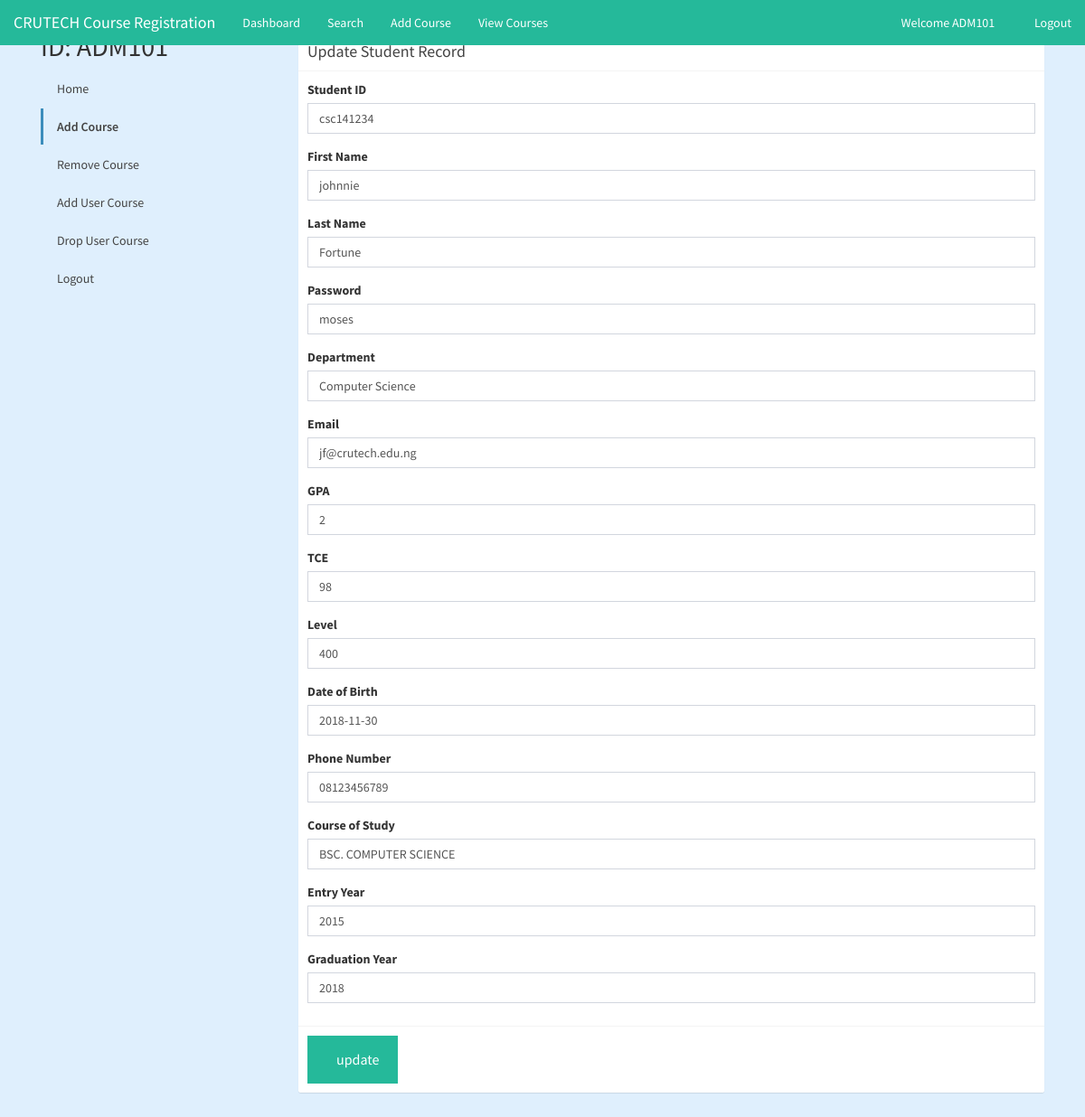
Screenshot of /admin/UpdateStudentDetails.php?sid=csc141234 (signed in) with the database file from the repository.
### tables this page shows
CREATE TABLE IF NOT EXISTS `tbl_students` (
  `sid` varchar(45) NOT NULL,
  `first_name` varchar(45) NOT NULL,
  `last_name` varchar(45) NOT NULL,
  `password` varchar(45) NOT NULL,
  `department` varchar(45) NOT NULL,
  `email` varchar(45) NOT NULL,
  `gpa` varchar(45) NOT NULL,
  `tce` int(3) NOT NULL,
  `level` int(3) NOT NULL,
  `dob` date NOT NULL,
  `phone` varchar(15) NOT NULL,
  `courseofstudy` varchar(100) NOT NULL,
  `entryyr` int(4) NOT NULL,
  `gradyr` int(4) NOT NULL,
  `profileimg` varchar(45) NOT NULL DEFAULT 'avatar.png',
  `lastlogin` timestamp NOT NULL DEFAULT CURRENT_TIMESTAMP,
  PRIMARY KEY (`sid`)
);

### admin/UpdateStudentDetails.php (the view, shortened to what this page needs)
<?php
include 'scripts/database-connection.php';
$sid = $_GET['sid'];
$result = mysqli_query($dbcon,"SELECT * FROM tbl_students WHERE sid ='$sid'");
if (mysqli_num_rows($result) > 0) {
	while ($row = mysqli_fetch_assoc($result))
	{
		$fname = $row['first_name'];
        $lname =  $row['last_name'];
        $password =  $row['password'];
        $department =  $row['department'];
        $email =  $row['email'];
        $gpa =  $row['gpa'];
        $tce =  $row['tce'];
        $level =  $row['level'];
        $dob =  $row['dob'];
        $phone =  $row['phone'];
        $cos =  $row['courseofstudy'];
        $entryyr = $row['entryyr'];
        $gradyr =  $row['gradyr'];
?>
<!DOCTYPE html>
<html lang="en">
<head>
    <link rel="stylesheet" href="css/bootstrap.min.css">
    <link rel="stylesheet" href="css/admin-style.css">
    <link rel="stylesheet" href="css/adminLTE.css">
</head>
    <body id="#home">
        <nav class="navbar navbar-fixed-top">
			<div class="container-fluid">
				<div class="navbar-header">
					<a href="../index.php" class="navbar-brand"> CRUTECH Course Registration</a>
				</div>
				<div class="collapse navbar-collapse" id="navbar">
                    <ul class="nav navbar-nav">
						<li><a href="admin-start.php">Dashboard</a></li>
						<li><a href="#">Search</a></li>
						<li><a href="#">Add Course</a></li>
						<li><a href="#">View Courses</a></li>
					</ul>
					<ul class="nav navbar-nav navbar-right">
                        <li><a href=""> Welcome <?php echo $_SESSION["id"]; ?></a></li>
						<li><?php echo "<a href='scripts/logout-admin.php'><span class='glyphicon glyphicon-log-out'></span> Logout</a>"; ?></li>
					</ul>
				</div>
			</div>
		</nav>
        <div class="container-fluid">
        <div class="row content">
    <div class="col-sm-3 sidenav">
      <h2>ID: <?php echo $_SESSION["id"]; ?></h2>
      <ul class="nav nav-pills nav-stacked">
	   <li><a href="welcomeAdmin.html">Home</a></li>
        <li class="active"><a href="AddCourses.html">Add Course</a></li>
		<li><a href="DeleteCourses.html">Remove Course</a></li>
		<li><a href="addUserCourse.html">Add User Course</a></li>
		<li><a href="dropUserCourse.html">Drop User Course</a></li>
		<li><a href="logout.php">Logout</a></li>
      </ul><br>
    </div>
    <div class="col-sm-9">
<div class="box box-primary">
<br>
            <div class="box-header with-border">
              <h3 class="box-title">Update Student Record</h3>
            </div>
            <form id="addCourses">
              <div class="box-body">
                <div class="form-group">
                  <label for="course_id">Student ID</label>
                  <input type="text" class="form-control" id="id" name="sid" value="<?php echo $sid; ?>" required>
                </div>
                <div class="form-group">
                  <label for="coursetitle">First Name</label>
                  <input type="text" class="form-control" id="fname" name="first_name" value="<?php echo $fname; ?>">
                </div>
                <div class="form-group">
                  <label for="courseunit">Last Name</label>
                  <input type="text" class="form-control" id="lname" name="last_name" value="<?php echo $lname; ?>">
                </div>
                <div class="form-group">
                  <label for="classlevel">Password</label>
                  <input type="text" class="form-control" id="password" name="password"  value="<?php echo $password; ?>">
                </div>
                <div class="form-group">
                  <label for="department">Department</label>
                  <input type="text" class="form-control" id="department" name="department" value="<?php echo $department; ?>">
                </div>
                <div class="form-group">
                  <label for="courselecturer">Email</label>
                  <input type="text" class="form-control" id="email" name="email" value="<?php echo $email; ?>">
                </div>
                <div class="form-group">
                  <label for="coursesemester">GPA</label>
                  <input type="text" class="form-control" id="gpa" name="gpa" value="<?php echo $gpa; ?>">
                </div>
                <div class="form-group">
                  <label for="descr">TCE</label>
                  <input type="text" class="form-control" id="tce" name="tce" value="<?php echo $tce; ?>">
                </div>
                <div class="form-group">
                  <label for="descr">Level</label>
                  <input type="text" class="form-control" id="level" name="level" value="<?php echo $level; ?>">
                </div>
                <div class="form-group">
                  <label for="descr">Date of Birth</label>
                  <input type="text" class="form-control" id="dob" name="dob" value="<?php echo $dob; ?>">
                </div>
                <div class="form-group">
                  <label for="descr">Phone Number</label>
                  <input type="text" class="form-control" id="phone" name="phone" value="<?php echo $phone; ?>">
                </div>
                <div class="form-group">
                  <label for="descr">Course of Study</label>
                  <input type="text" class="form-control" id="cos" name="courseofstudy" value="<?php echo $cos; ?>">
                </div>
                <div class="form-group">
                  <label for="descr">Entry Year</label>
                  <input type="text" class="form-control" id="entryyr" name="entryyr" value="<?php echo $entryyr; ?>">
                </div>
                <div class="form-group">
                  <label for="descr">Graduation Year</label>
                  <input type="text" class="form-control" id="gradyr" name="gradyr" value="<?php echo $gradyr; ?>">
                </div>
              </div>
              <div class="box-footer">
              <input id="buttons" type="button" class="button" style="width: 100px;" name="update" value="update">
              </div>
            </form>
          </div>
          </div>
          </div>
          </div>
<?php
	}
} else {
	echo "No data found";
}?>
    </body>
</html>

### admin/css/admin-style.css (style rules this page uses)
body { font-family: 'Nunito', sans-serif; background-color: rgba(223, 239, 253, 0.993); }
.navbar { background-color: #25B99A; margin-bottom: 0; border: 0; border-radius: 0; overflow: hidden; }
.navbar li a, .navbar-brand { color: #FFFFFF !important; }
.navbar { border-color: #FFFFFF; }
.button { background-color: #25B99A; border: none; color: #FFFFFF; padding: 15px 32px; text-align: center; display: inline-block; font-size: 16px; }

### rows the page displays
tbl_students: first_name "johnnie", last_name "Fortune", password "moses", department "Computer Science", email "jf@crutech.edu.ng", gpa "2", tce "98", level "400", dob "2018-11-30", phone "08123456789", courseofstudy "BSC. COMPUTER SCIENCE", entryyr "2015", gradyr "2018"
